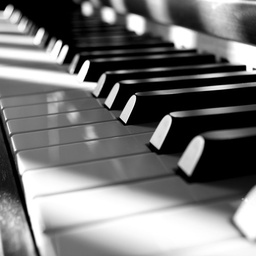
#> input picture Frequency_Filtering/images/img1.jpg, 256 x 256 px, shrunk from 500 x 500 before the run; its folder holds only this picture in this run
$ python freq_filtering.py
#> lines starting #> are read from the running program, lines starting #| are printed output that depends on the picture; after the words box and inside, x2 and y2 are one past the last pixel; in counts of white or black regions, pixels touching at a corner belong together
# ECE 5470 - Digital Image Processing
# Filtering in the Frequency Domain
# March 27, 2019

# Goal: LoG in the Frequency Domain
# 1. Pad Image
# 2. Center Fourier (-1) ^ x + y
# 3. Fourier of centered + padded image
# 4. Generte Gaussian
# 5. Generate Laplacian
# 6. F(u, v) x N(u, v) = L(u, v)
# 7. Inverse Fourier
# 8. Uncenter by (-1) ^ x + y

import numpy as np
import cv2 as cv
import matplotlib.pyplot as plt

def padImage(img):
	'''
	Pad the given image to be twice its size

	Arguments:
	img		-- image to be padded

	Returns:
	padImg	-- padded image
	'''

	# Resize the image to be 255 x 255
	# h, w = 255, 255
	# res = cv.resize(img, (h, w), interpolation = cv.INTER_CUBIC)

	# padImg = np.pad(res, ((0, res.shape[0]), (0, res.shape[1])), 'constant')
	padImg = np.pad(img, ((0, img.shape[0]), (0, img.shape[1])), 'constant')

	return padImg

def centerFourier(img):
	'''
	Center or uncenter the image's Fourier transform

	Arguments:
	img		-- input image

	Returns:
	ctr		-- image with its Fourier transform centered
	'''
	x, y = img.shape[:2]
	ctr = np.zeros((x, y), dtype = "uint8")
	for i in range(x):
		for j in range(y):
			ctr[i, j] = (-1)**(i + j)

	cImg = img * ctr

	return cImg

def findDist(x, y, u, v):
	d = np.sqrt((x - u)**2 + (y - v)**2)
	return d

def genDist(img):
	h, w = img.shape[:2]		# Kernel height and width
	ch, cw = h // 2, w // 2		# Center of kernel
	d = np.zeros((h, w))

	for rows in range(h):
		for cols in range(w):
			d[rows][cols] = findDist(ch, cw, rows, cols)

	return d


def glp(img, sigma = 1):
	'''
	Gaussian Low Pass Filter

	Arguments:
	img		-- image to be filtered
	sigma	-- sigma value (Default: 1)

	Returns:
	h		-- Gaussin filter kernel
	'''

	height, width = img.shape[:2]
	# Center of the kernel
	ch, cw = height // 2, width // 2

	# Generate distance matrix
	d = genDist(img)

	h = np.zeros((height, width))

	# Calculate the Gaussian kernel
	for i in range(height):
		for j in range(width):
			h[i][j] = np.exp(-(d[i][j]**2)/(2 * (sigma**2)))

	return h

def lap(img):
	'''
	Laplacian Filter

	Arguments:
	img		-- image to be filtered

	Returns:
	l		-- Laplacian filter kernel
	'''
	height, width = img.shape[:2]

	# Generate distance matrix
	d = genDist(img)

	l = np.zeros((height, width))

	for i in range(height):
		for j in range(width):
			l[i][j] = -4 * (np.pi ** 2) * (d[i][j] ** 2)

	return l

def LoG(img, sigma = 1):
	'''
	Laplacian of Gaussian

	Arguments:
	img		-- image to be filtered
	sigma	-- sigma value (Default: 1)

	Returns:
	lg		-- Laplacian of Gaussian filtered image
	'''

	# g = 1 - glp(img, sigma)		# Generate Gaussian kernel
	g = glp(img, sigma)
	l = lap(img)				# Generate Laplacian kernel

	lg = img * g * l			# Filter the image

	return lg

def sharpen(img, c = 1, sigma = 1):
	'''
	Sharpens the given input image by filtering through a Laplacian of Gaussian filter.

	Arguments:
	img		-- input image
	c		-- constant (Default: 1)
	sigma	-- sigma value (Default: 1)

	Returns:
	s		-- sharpened image
	'''

	# plt.figure(1)
	# plt.imshow(img, cmap = 'gray')
	# plt.title("Original"), plt.xticks([]), plt.yticks([])

	# 1. Pad the image
	pad = padImage(img)
	# plt.figure(2)
	plt.subplot(231), plt.imshow(pad, cmap = 'gray')
	plt.title("Pad"), plt.xticks([]), plt.yticks([])

	# 2. Center the image's Fourier
	ctred = centerFourier(pad)
	plt.subplot(232), plt.imshow(ctred, cmap = 'gray')
	plt.title("Centered"), plt.xticks([]), plt.yticks([])

	# Normalize the image to be [0, 1]
	ctred = ctred // np.amax(ctred)
	# print("ctred.dtype = {}".format(ctred.dtype))

	# Fourier of the padded and centered image
	dft = np.fft.fft2(ctred)

	# Laplacian of Gaussian filtered image
	log = LoG(dft, sigma)

	# 3. Inverse Fourier
	idft = np.abs(np.fft.ifft2(log))
	plt.subplot(233), plt.imshow(idft, cmap = 'gray')
	plt.title("Inverse"), plt.xticks([]), plt.yticks([])

	# Normalize the image to be [-1, 1]
	nidft = idft // np.amax(idft)

	# 4. Uncenter
	unc = centerFourier(nidft)
	# unc = centerFourier(idft)
	plt.subplot(234), plt.imshow(unc, cmap = 'gray')
	plt.title("Uncentered"), plt.xticks([]), plt.yticks([])

	# 5. Unpad
	unp = unc[:unc.shape[0]//2, :unc.shape[1]//2]
	plt.subplot(235), plt.imshow(unp, cmap = 'gray')
	plt.title("Unpad"), plt.xticks([]), plt.yticks([])

	# 6. Sharpen
	s = img + c*unp
	# cv.imshow("Sharpened", s)
	plt.subplot(236), plt.imshow(s, cmap = 'gray')
	plt.title("Sharpened"), plt.xticks([]), plt.yticks([]), plt.show()

	return s

def selInput():
	'''
	Selectes and image to be filtered, and the sigma value for the Gaussian kernel

	Arguments:
	None

	Returns:
	imgNum	-- selected image
	c		-- constant value
	sigma	-- sigma value (Default: 0.5)
	'''

	# Selects an image
	imgNum = int(input("Pick a number from 1 to 3 to select an image: "))
#> the answer given: 1
	while imgNum < 1 or imgNum > 3:
		imgNum = int(input("Invalid entry. Pick a number from 1 to 3 to select an image: "))

	# Selects a constant value, c
	c = float(input("Pick a value for c (Returns: -c): "))
#> the answer given: 3
	c = -c

	# Select sigma value for Gaussian kernel
	sigma = 1.0
	print("\nNote: If a choice other than (y/Y) is chosen, program will default to 'no'.")
	choice = input("Would you like to pick a sigma value (default: 1)? (y/n) ")
#> the answer given: y
	if choice.lower() == 'y':
		sigma = float(input("Pick a positive sigma value: "))
#> the answer given: 3
		while sigma <= 0:
			sigma = float(input("Invalid entry. Please pick a positive sigma value: "))
	else:
		pass

	return imgNum, c, sigma

if __name__ == '__main__':
	# Select input image
	imgNum, c, sigma = selInput()

	# Load the image
	path = "images/img{}.jpg".format(imgNum)
	img = cv.imread(path, 0)
#> img is the input picture: shape (256, 256); min 0, max 255, mean 117.7

	# Sharpen the image
	res = sharpen(img, c, sigma)
#> in padImage, `padImg = np.pad(img, ((0, img.shape[0]), (0, img.shape[1])), 'constant')`:
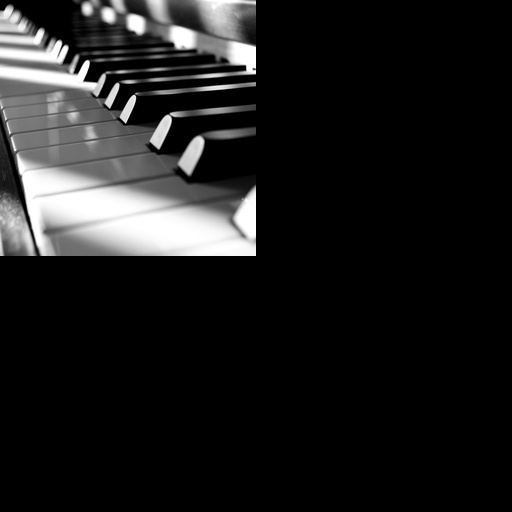
#> padImg: shape (512, 512); min 0, max 255, mean 29.4
#> after the loop in centerFourier, `for i in range(x):`:
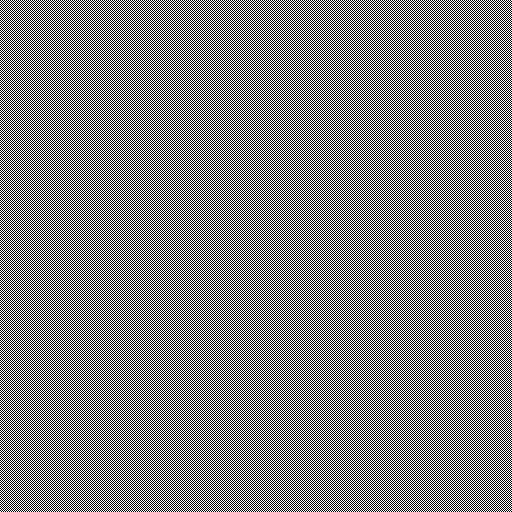
#> ctr: shape (512, 512); values 1 (black) and 255 (white), 50% white in thin lines or dots
#> in centerFourier, `cImg = img * ctr`:
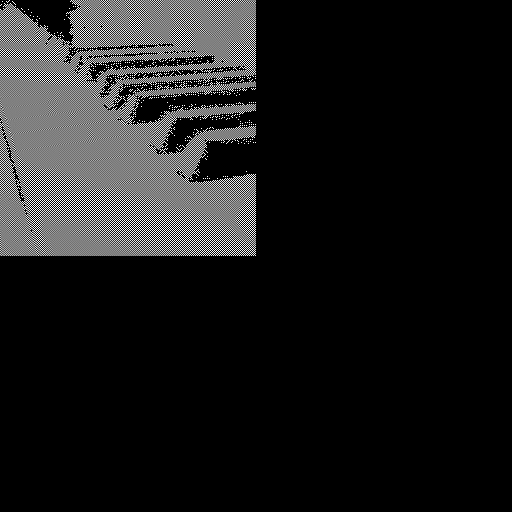
#> cImg: shape (512, 512); min 0, max 255, mean 27.4
#> in sharpen, `ctred = ctred // np.amax(ctred)`: ctred: shape (512, 512); values 0 (black) and 1 (white), 1.1% white in thin lines or dots, all inside (x1, y1, x2, y2) = (0, 0, 256, 251)
#> after the loop in genDist, `for rows in range(h):`:
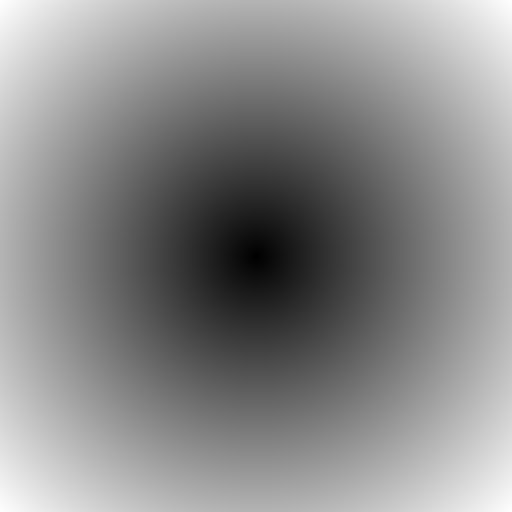
#> d: shape (512, 512) float64; min 0, max 362, mean 195.9; drawn with min black and max white
#> after the loop in glp, `for i in range(height):`:
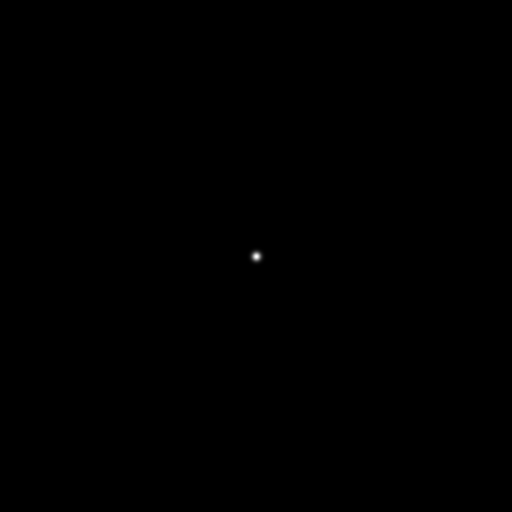
#> h: shape (512, 512) float64; min 0, max 1, mean 0.000216
#> after the loop in lap, `for i in range(height):`:
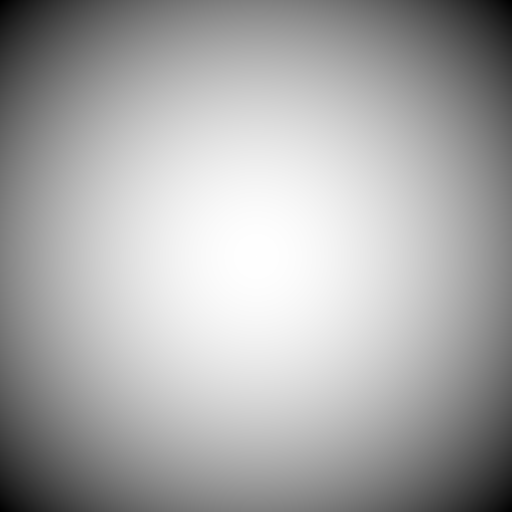
#> l: shape (512, 512) float64; min -5174515.2, max 0, mean -1724851.5; drawn with min black and max white
#> in sharpen, `idft = np.abs(np.fft.ifft2(log))`:
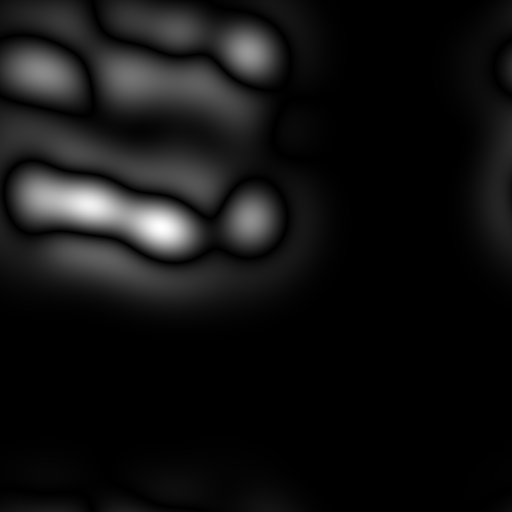
#> idft: shape (512, 512) float64; min 4.45e-13, max 39.14, mean 2.9; drawn with min black and max white
#> in sharpen, `nidft = idft // np.amax(idft)`: nidft: shape (512, 512) float64; values 0 (black) and 1 (white), 0% white in thin lines or dots, all inside (x1, y1, x2, y2) = (161, 227, 162, 228)

	plt.subplot(121), plt.imshow(img, cmap = 'gray')
	plt.title("Original"), plt.xticks([]), plt.yticks([])

	plt.subplot(122), plt.imshow(res, cmap = 'gray')
	plt.title("Sharpened"), plt.xticks([]), plt.yticks([])
	plt.show()

	cv.waitKey(0)
	cv.destroyAllWindows()
